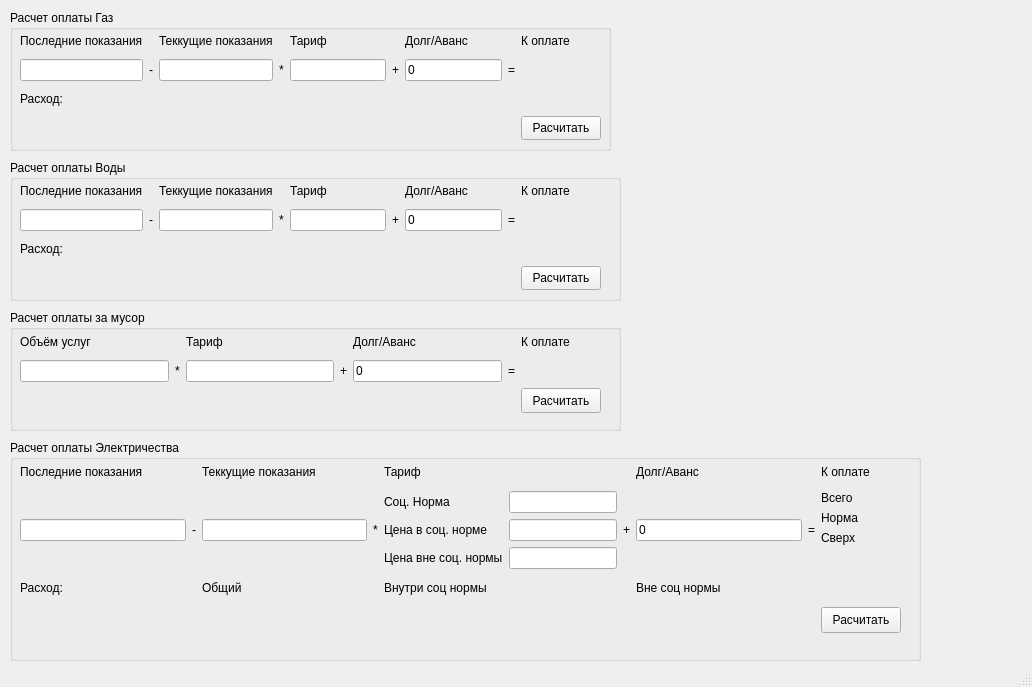
<?xml version="1.0" encoding="UTF-8"?>
<ui version="4.0">
 <class>MainWindow</class>
 <widget class="QMainWindow" name="MainWindow">
  <property name="geometry">
   <rect>
    <x>0</x>
    <y>0</y>
    <width>1032</width>
    <height>687</height>
   </rect>
  </property>
  <property name="sizePolicy">
   <sizepolicy hsizetype="Minimum" vsizetype="Minimum">
    <horstretch>0</horstretch>
    <verstretch>0</verstretch>
   </sizepolicy>
  </property>
  <property name="windowTitle">
   <string>Расчет коммуналки</string>
  </property>
  <widget class="QWidget" name="centralwidget">
   <widget class="QGroupBox" name="gas_groupBox">
    <property name="geometry">
     <rect>
      <x>10</x>
      <y>10</y>
      <width>601</width>
      <height>141</height>
     </rect>
    </property>
    <property name="sizePolicy">
     <sizepolicy hsizetype="Minimum" vsizetype="Minimum">
      <horstretch>0</horstretch>
      <verstretch>0</verstretch>
     </sizepolicy>
    </property>
    <property name="title">
     <string>Расчет оплаты Газ</string>
    </property>
    <property name="alignment">
     <set>Qt::AlignLeading|Qt::AlignLeft|Qt::AlignTop</set>
    </property>
    <property name="flat">
     <bool>false</bool>
    </property>
    <property name="checkable">
     <bool>false</bool>
    </property>
    <widget class="QWidget" name="gridLayoutWidget">
     <property name="geometry">
      <rect>
       <x>10</x>
       <y>19</y>
       <width>581</width>
       <height>111</height>
      </rect>
     </property>
     <property name="sizePolicy">
      <sizepolicy hsizetype="Minimum" vsizetype="Minimum">
       <horstretch>0</horstretch>
       <verstretch>0</verstretch>
      </sizepolicy>
     </property>
     <layout class="QGridLayout" name="gridLayout">
      <property name="sizeConstraint">
       <enum>QLayout::SetMinimumSize</enum>
      </property>
      <item row="0" column="6">
       <widget class="QLabel" name="label_9">
        <property name="sizePolicy">
         <sizepolicy hsizetype="Minimum" vsizetype="Minimum">
          <horstretch>0</horstretch>
          <verstretch>0</verstretch>
         </sizepolicy>
        </property>
        <property name="text">
         <string>Долг/Аванс</string>
        </property>
       </widget>
      </item>
      <item row="4" column="8">
       <widget class="QPushButton" name="gas_calc_Button">
        <property name="sizePolicy">
         <sizepolicy hsizetype="Minimum" vsizetype="Minimum">
          <horstretch>0</horstretch>
          <verstretch>0</verstretch>
         </sizepolicy>
        </property>
        <property name="text">
         <string>Расчитать</string>
        </property>
       </widget>
      </item>
      <item row="2" column="0">
       <widget class="QLabel" name="label_10">
        <property name="sizePolicy">
         <sizepolicy hsizetype="Minimum" vsizetype="Minimum">
          <horstretch>0</horstretch>
          <verstretch>0</verstretch>
         </sizepolicy>
        </property>
        <property name="text">
         <string>Расход:</string>
        </property>
       </widget>
      </item>
      <item row="1" column="5">
       <widget class="QLabel" name="label_5">
        <property name="sizePolicy">
         <sizepolicy hsizetype="Minimum" vsizetype="Minimum">
          <horstretch>0</horstretch>
          <verstretch>0</verstretch>
         </sizepolicy>
        </property>
        <property name="text">
         <string>+</string>
        </property>
       </widget>
      </item>
      <item row="0" column="8">
       <widget class="QLabel" name="label_12">
        <property name="sizePolicy">
         <sizepolicy hsizetype="Minimum" vsizetype="Minimum">
          <horstretch>0</horstretch>
          <verstretch>0</verstretch>
         </sizepolicy>
        </property>
        <property name="text">
         <string>К оплате</string>
        </property>
       </widget>
      </item>
      <item row="0" column="0">
       <widget class="QLabel" name="label_6">
        <property name="sizePolicy">
         <sizepolicy hsizetype="Minimum" vsizetype="Minimum">
          <horstretch>0</horstretch>
          <verstretch>0</verstretch>
         </sizepolicy>
        </property>
        <property name="text">
         <string>Последние показания</string>
        </property>
        <property name="wordWrap">
         <bool>true</bool>
        </property>
       </widget>
      </item>
      <item row="1" column="3">
       <widget class="QLabel" name="label_3">
        <property name="sizePolicy">
         <sizepolicy hsizetype="Minimum" vsizetype="Minimum">
          <horstretch>0</horstretch>
          <verstretch>0</verstretch>
         </sizepolicy>
        </property>
        <property name="text">
         <string>*</string>
        </property>
       </widget>
      </item>
      <item row="0" column="2">
       <widget class="QLabel" name="label_7">
        <property name="sizePolicy">
         <sizepolicy hsizetype="Minimum" vsizetype="Minimum">
          <horstretch>0</horstretch>
          <verstretch>0</verstretch>
         </sizepolicy>
        </property>
        <property name="text">
         <string>Теккущие показания</string>
        </property>
        <property name="wordWrap">
         <bool>true</bool>
        </property>
       </widget>
      </item>
      <item row="2" column="2">
       <widget class="QLabel" name="label_11">
        <property name="sizePolicy">
         <sizepolicy hsizetype="Minimum" vsizetype="Minimum">
          <horstretch>0</horstretch>
          <verstretch>0</verstretch>
         </sizepolicy>
        </property>
        <property name="text">
         <string/>
        </property>
       </widget>
      </item>
      <item row="1" column="1">
       <widget class="QLabel" name="label_2">
        <property name="sizePolicy">
         <sizepolicy hsizetype="Minimum" vsizetype="Minimum">
          <horstretch>0</horstretch>
          <verstretch>0</verstretch>
         </sizepolicy>
        </property>
        <property name="text">
         <string>-</string>
        </property>
       </widget>
      </item>
      <item row="1" column="8">
       <widget class="QLabel" name="label">
        <property name="sizePolicy">
         <sizepolicy hsizetype="Minimum" vsizetype="Minimum">
          <horstretch>0</horstretch>
          <verstretch>0</verstretch>
         </sizepolicy>
        </property>
        <property name="text">
         <string/>
        </property>
        <property name="wordWrap">
         <bool>true</bool>
        </property>
       </widget>
      </item>
      <item row="1" column="7">
       <widget class="QLabel" name="label_4">
        <property name="sizePolicy">
         <sizepolicy hsizetype="Minimum" vsizetype="Minimum">
          <horstretch>0</horstretch>
          <verstretch>0</verstretch>
         </sizepolicy>
        </property>
        <property name="text">
         <string>=</string>
        </property>
       </widget>
      </item>
      <item row="0" column="4">
       <widget class="QLabel" name="label_8">
        <property name="sizePolicy">
         <sizepolicy hsizetype="Minimum" vsizetype="Minimum">
          <horstretch>0</horstretch>
          <verstretch>0</verstretch>
         </sizepolicy>
        </property>
        <property name="text">
         <string>Тариф</string>
        </property>
       </widget>
      </item>
      <item row="1" column="0">
       <widget class="QLineEdit" name="lineEdit"/>
      </item>
      <item row="1" column="2">
       <widget class="QLineEdit" name="lineEdit_2"/>
      </item>
      <item row="1" column="4">
       <widget class="QLineEdit" name="lineEdit_3"/>
      </item>
      <item row="1" column="6">
       <widget class="QLineEdit" name="lineEdit_4">
        <property name="text">
         <string>0</string>
        </property>
       </widget>
      </item>
     </layout>
    </widget>
   </widget>
   <widget class="QGroupBox" name="electric_groupBox">
    <property name="geometry">
     <rect>
      <x>10</x>
      <y>440</y>
      <width>911</width>
      <height>221</height>
     </rect>
    </property>
    <property name="sizePolicy">
     <sizepolicy hsizetype="Minimum" vsizetype="Minimum">
      <horstretch>0</horstretch>
      <verstretch>0</verstretch>
     </sizepolicy>
    </property>
    <property name="title">
     <string>Расчет оплаты Электричества</string>
    </property>
    <property name="alignment">
     <set>Qt::AlignLeading|Qt::AlignLeft|Qt::AlignTop</set>
    </property>
    <property name="flat">
     <bool>false</bool>
    </property>
    <property name="checkable">
     <bool>false</bool>
    </property>
    <widget class="QWidget" name="gridLayoutWidget_3">
     <property name="geometry">
      <rect>
       <x>10</x>
       <y>19</y>
       <width>881</width>
       <height>174</height>
      </rect>
     </property>
     <property name="sizePolicy">
      <sizepolicy hsizetype="Minimum" vsizetype="Minimum">
       <horstretch>0</horstretch>
       <verstretch>0</verstretch>
      </sizepolicy>
     </property>
     <layout class="QGridLayout" name="gridLayout_2">
      <property name="sizeConstraint">
       <enum>QLayout::SetMinimumSize</enum>
      </property>
      <item row="4" column="2">
       <widget class="QLabel" name="label_24">
        <property name="sizePolicy">
         <sizepolicy hsizetype="Minimum" vsizetype="Minimum">
          <horstretch>0</horstretch>
          <verstretch>0</verstretch>
         </sizepolicy>
        </property>
        <property name="text">
         <string/>
        </property>
       </widget>
      </item>
      <item row="0" column="4">
       <widget class="QLabel" name="label_13">
        <property name="sizePolicy">
         <sizepolicy hsizetype="Minimum" vsizetype="Minimum">
          <horstretch>0</horstretch>
          <verstretch>0</verstretch>
         </sizepolicy>
        </property>
        <property name="text">
         <string>Тариф</string>
        </property>
       </widget>
      </item>
      <item row="2" column="6">
       <widget class="QLabel" name="label_50">
        <property name="sizePolicy">
         <sizepolicy hsizetype="Minimum" vsizetype="Minimum">
          <horstretch>0</horstretch>
          <verstretch>0</verstretch>
         </sizepolicy>
        </property>
        <property name="text">
         <string>Вне соц нормы</string>
        </property>
       </widget>
      </item>
      <item row="1" column="7">
       <widget class="QLabel" name="label_21">
        <property name="sizePolicy">
         <sizepolicy hsizetype="Minimum" vsizetype="Minimum">
          <horstretch>0</horstretch>
          <verstretch>0</verstretch>
         </sizepolicy>
        </property>
        <property name="text">
         <string>=</string>
        </property>
       </widget>
      </item>
      <item row="0" column="8">
       <widget class="QLabel" name="label_18">
        <property name="sizePolicy">
         <sizepolicy hsizetype="Minimum" vsizetype="Minimum">
          <horstretch>0</horstretch>
          <verstretch>0</verstretch>
         </sizepolicy>
        </property>
        <property name="text">
         <string>К оплате</string>
        </property>
       </widget>
      </item>
      <item row="1" column="3">
       <widget class="QLabel" name="label_19">
        <property name="sizePolicy">
         <sizepolicy hsizetype="Minimum" vsizetype="Minimum">
          <horstretch>0</horstretch>
          <verstretch>0</verstretch>
         </sizepolicy>
        </property>
        <property name="text">
         <string>*</string>
        </property>
       </widget>
      </item>
      <item row="0" column="2">
       <widget class="QLabel" name="label_23">
        <property name="sizePolicy">
         <sizepolicy hsizetype="Minimum" vsizetype="Minimum">
          <horstretch>0</horstretch>
          <verstretch>0</verstretch>
         </sizepolicy>
        </property>
        <property name="text">
         <string>Теккущие показания</string>
        </property>
        <property name="wordWrap">
         <bool>true</bool>
        </property>
       </widget>
      </item>
      <item row="0" column="6">
       <widget class="QLabel" name="label_22">
        <property name="sizePolicy">
         <sizepolicy hsizetype="Minimum" vsizetype="Minimum">
          <horstretch>0</horstretch>
          <verstretch>0</verstretch>
         </sizepolicy>
        </property>
        <property name="text">
         <string>Долг/Аванс</string>
        </property>
       </widget>
      </item>
      <item row="2" column="0">
       <widget class="QLabel" name="label_14">
        <property name="sizePolicy">
         <sizepolicy hsizetype="Minimum" vsizetype="Minimum">
          <horstretch>0</horstretch>
          <verstretch>0</verstretch>
         </sizepolicy>
        </property>
        <property name="text">
         <string>Расход:</string>
        </property>
       </widget>
      </item>
      <item row="1" column="4">
       <layout class="QGridLayout" name="gridLayout_7">
        <property name="sizeConstraint">
         <enum>QLayout::SetMinimumSize</enum>
        </property>
        <item row="0" column="0">
         <widget class="QLabel" name="label_40">
          <property name="sizePolicy">
           <sizepolicy hsizetype="Minimum" vsizetype="Minimum">
            <horstretch>0</horstretch>
            <verstretch>0</verstretch>
           </sizepolicy>
          </property>
          <property name="text">
           <string>Соц. Норма</string>
          </property>
         </widget>
        </item>
        <item row="1" column="0">
         <widget class="QLabel" name="label_44">
          <property name="sizePolicy">
           <sizepolicy hsizetype="Minimum" vsizetype="Minimum">
            <horstretch>0</horstretch>
            <verstretch>0</verstretch>
           </sizepolicy>
          </property>
          <property name="text">
           <string>Цена в соц. норме</string>
          </property>
         </widget>
        </item>
        <item row="2" column="0">
         <widget class="QLabel" name="label_45">
          <property name="sizePolicy">
           <sizepolicy hsizetype="Minimum" vsizetype="Minimum">
            <horstretch>0</horstretch>
            <verstretch>0</verstretch>
           </sizepolicy>
          </property>
          <property name="text">
           <string>Цена вне соц. нормы</string>
          </property>
         </widget>
        </item>
        <item row="0" column="1">
         <widget class="QLineEdit" name="lineEdit_14"/>
        </item>
        <item row="1" column="1">
         <widget class="QLineEdit" name="lineEdit_15"/>
        </item>
        <item row="2" column="1">
         <widget class="QLineEdit" name="lineEdit_16"/>
        </item>
       </layout>
      </item>
      <item row="4" column="8">
       <widget class="QPushButton" name="electric_calc_Button">
        <property name="sizePolicy">
         <sizepolicy hsizetype="Minimum" vsizetype="Minimum">
          <horstretch>0</horstretch>
          <verstretch>0</verstretch>
         </sizepolicy>
        </property>
        <property name="text">
         <string>Расчитать</string>
        </property>
       </widget>
      </item>
      <item row="4" column="6">
       <widget class="QLabel" name="label_52">
        <property name="sizePolicy">
         <sizepolicy hsizetype="Minimum" vsizetype="Minimum">
          <horstretch>0</horstretch>
          <verstretch>0</verstretch>
         </sizepolicy>
        </property>
        <property name="text">
         <string/>
        </property>
       </widget>
      </item>
      <item row="4" column="4">
       <widget class="QLabel" name="label_51">
        <property name="sizePolicy">
         <sizepolicy hsizetype="Minimum" vsizetype="Minimum">
          <horstretch>0</horstretch>
          <verstretch>0</verstretch>
         </sizepolicy>
        </property>
        <property name="text">
         <string/>
        </property>
       </widget>
      </item>
      <item row="2" column="4">
       <widget class="QLabel" name="label_49">
        <property name="sizePolicy">
         <sizepolicy hsizetype="Minimum" vsizetype="Minimum">
          <horstretch>0</horstretch>
          <verstretch>0</verstretch>
         </sizepolicy>
        </property>
        <property name="text">
         <string>Внутри соц нормы</string>
        </property>
       </widget>
      </item>
      <item row="0" column="0">
       <widget class="QLabel" name="label_20">
        <property name="sizePolicy">
         <sizepolicy hsizetype="Minimum" vsizetype="Minimum">
          <horstretch>0</horstretch>
          <verstretch>0</verstretch>
         </sizepolicy>
        </property>
        <property name="text">
         <string>Последние показания</string>
        </property>
        <property name="wordWrap">
         <bool>true</bool>
        </property>
       </widget>
      </item>
      <item row="2" column="2">
       <widget class="QLabel" name="label_39">
        <property name="sizePolicy">
         <sizepolicy hsizetype="Minimum" vsizetype="Minimum">
          <horstretch>0</horstretch>
          <verstretch>0</verstretch>
         </sizepolicy>
        </property>
        <property name="text">
         <string>Общий</string>
        </property>
       </widget>
      </item>
      <item row="1" column="1">
       <widget class="QLabel" name="label_15">
        <property name="sizePolicy">
         <sizepolicy hsizetype="Minimum" vsizetype="Minimum">
          <horstretch>0</horstretch>
          <verstretch>0</verstretch>
         </sizepolicy>
        </property>
        <property name="text">
         <string>-</string>
        </property>
       </widget>
      </item>
      <item row="1" column="5">
       <widget class="QLabel" name="label_16">
        <property name="sizePolicy">
         <sizepolicy hsizetype="Minimum" vsizetype="Minimum">
          <horstretch>0</horstretch>
          <verstretch>0</verstretch>
         </sizepolicy>
        </property>
        <property name="text">
         <string>+</string>
        </property>
       </widget>
      </item>
      <item row="1" column="0">
       <widget class="QLineEdit" name="lineEdit_12"/>
      </item>
      <item row="1" column="2">
       <widget class="QLineEdit" name="lineEdit_13"/>
      </item>
      <item row="1" column="6">
       <widget class="QLineEdit" name="lineEdit_17">
        <property name="text">
         <string>0</string>
        </property>
       </widget>
      </item>
      <item row="1" column="8">
       <layout class="QFormLayout" name="formLayout">
        <item row="0" column="0">
         <widget class="QLabel" name="label_53">
          <property name="text">
           <string>Всего</string>
          </property>
         </widget>
        </item>
        <item row="0" column="1">
         <widget class="QLabel" name="label_17">
          <property name="sizePolicy">
           <sizepolicy hsizetype="Minimum" vsizetype="Minimum">
            <horstretch>0</horstretch>
            <verstretch>0</verstretch>
           </sizepolicy>
          </property>
          <property name="text">
           <string/>
          </property>
          <property name="wordWrap">
           <bool>true</bool>
          </property>
         </widget>
        </item>
        <item row="1" column="0">
         <widget class="QLabel" name="label_54">
          <property name="text">
           <string>Норма</string>
          </property>
         </widget>
        </item>
        <item row="1" column="1">
         <widget class="QLabel" name="label_55">
          <property name="text">
           <string/>
          </property>
         </widget>
        </item>
        <item row="2" column="0">
         <widget class="QLabel" name="label_56">
          <property name="text">
           <string>Сверх</string>
          </property>
         </widget>
        </item>
        <item row="2" column="1">
         <widget class="QLabel" name="label_57">
          <property name="text">
           <string/>
          </property>
         </widget>
        </item>
       </layout>
      </item>
     </layout>
    </widget>
   </widget>
   <widget class="QGroupBox" name="trash_groupBox">
    <property name="geometry">
     <rect>
      <x>10</x>
      <y>310</y>
      <width>611</width>
      <height>121</height>
     </rect>
    </property>
    <property name="sizePolicy">
     <sizepolicy hsizetype="Minimum" vsizetype="Minimum">
      <horstretch>0</horstretch>
      <verstretch>0</verstretch>
     </sizepolicy>
    </property>
    <property name="title">
     <string>Расчет оплаты за мусор</string>
    </property>
    <property name="alignment">
     <set>Qt::AlignLeading|Qt::AlignLeft|Qt::AlignTop</set>
    </property>
    <property name="flat">
     <bool>false</bool>
    </property>
    <property name="checkable">
     <bool>false</bool>
    </property>
    <widget class="QWidget" name="gridLayoutWidget_4">
     <property name="geometry">
      <rect>
       <x>10</x>
       <y>19</y>
       <width>581</width>
       <height>84</height>
      </rect>
     </property>
     <property name="sizePolicy">
      <sizepolicy hsizetype="Minimum" vsizetype="Minimum">
       <horstretch>0</horstretch>
       <verstretch>0</verstretch>
      </sizepolicy>
     </property>
     <layout class="QGridLayout" name="gridLayout_5">
      <property name="sizeConstraint">
       <enum>QLayout::SetMinimumSize</enum>
      </property>
      <item row="1" column="1">
       <widget class="QLabel" name="label_43">
        <property name="sizePolicy">
         <sizepolicy hsizetype="Minimum" vsizetype="Minimum">
          <horstretch>0</horstretch>
          <verstretch>0</verstretch>
         </sizepolicy>
        </property>
        <property name="text">
         <string>*</string>
        </property>
       </widget>
      </item>
      <item row="0" column="4">
       <widget class="QLabel" name="label_42">
        <property name="sizePolicy">
         <sizepolicy hsizetype="Minimum" vsizetype="Minimum">
          <horstretch>0</horstretch>
          <verstretch>0</verstretch>
         </sizepolicy>
        </property>
        <property name="text">
         <string>Долг/Аванс</string>
        </property>
       </widget>
      </item>
      <item row="1" column="6">
       <widget class="QLabel" name="label_46">
        <property name="sizePolicy">
         <sizepolicy hsizetype="Minimum" vsizetype="Minimum">
          <horstretch>0</horstretch>
          <verstretch>0</verstretch>
         </sizepolicy>
        </property>
        <property name="text">
         <string/>
        </property>
        <property name="wordWrap">
         <bool>true</bool>
        </property>
       </widget>
      </item>
      <item row="2" column="6">
       <widget class="QPushButton" name="trach_calc_Button">
        <property name="sizePolicy">
         <sizepolicy hsizetype="Minimum" vsizetype="Minimum">
          <horstretch>0</horstretch>
          <verstretch>0</verstretch>
         </sizepolicy>
        </property>
        <property name="text">
         <string>Расчитать</string>
        </property>
       </widget>
      </item>
      <item row="0" column="0">
       <widget class="QLabel" name="label_47">
        <property name="sizePolicy">
         <sizepolicy hsizetype="Minimum" vsizetype="Minimum">
          <horstretch>0</horstretch>
          <verstretch>0</verstretch>
         </sizepolicy>
        </property>
        <property name="text">
         <string>Объём услуг</string>
        </property>
        <property name="wordWrap">
         <bool>true</bool>
        </property>
       </widget>
      </item>
      <item row="0" column="2">
       <widget class="QLabel" name="label_38">
        <property name="sizePolicy">
         <sizepolicy hsizetype="Minimum" vsizetype="Minimum">
          <horstretch>0</horstretch>
          <verstretch>0</verstretch>
         </sizepolicy>
        </property>
        <property name="text">
         <string>Тариф</string>
        </property>
       </widget>
      </item>
      <item row="0" column="6">
       <widget class="QLabel" name="label_48">
        <property name="sizePolicy">
         <sizepolicy hsizetype="Minimum" vsizetype="Minimum">
          <horstretch>0</horstretch>
          <verstretch>0</verstretch>
         </sizepolicy>
        </property>
        <property name="text">
         <string>К оплате</string>
        </property>
       </widget>
      </item>
      <item row="1" column="3">
       <widget class="QLabel" name="label_41">
        <property name="sizePolicy">
         <sizepolicy hsizetype="Minimum" vsizetype="Minimum">
          <horstretch>0</horstretch>
          <verstretch>0</verstretch>
         </sizepolicy>
        </property>
        <property name="text">
         <string>+</string>
        </property>
       </widget>
      </item>
      <item row="1" column="5">
       <widget class="QLabel" name="label_37">
        <property name="sizePolicy">
         <sizepolicy hsizetype="Minimum" vsizetype="Minimum">
          <horstretch>0</horstretch>
          <verstretch>0</verstretch>
         </sizepolicy>
        </property>
        <property name="text">
         <string>=</string>
        </property>
       </widget>
      </item>
      <item row="1" column="0">
       <widget class="QLineEdit" name="lineEdit_9"/>
      </item>
      <item row="1" column="2">
       <widget class="QLineEdit" name="lineEdit_10"/>
      </item>
      <item row="1" column="4">
       <widget class="QLineEdit" name="lineEdit_11">
        <property name="text">
         <string>0</string>
        </property>
       </widget>
      </item>
     </layout>
    </widget>
   </widget>
   <widget class="QGroupBox" name="water_groupBox">
    <property name="geometry">
     <rect>
      <x>10</x>
      <y>160</y>
      <width>611</width>
      <height>141</height>
     </rect>
    </property>
    <property name="sizePolicy">
     <sizepolicy hsizetype="Minimum" vsizetype="Minimum">
      <horstretch>0</horstretch>
      <verstretch>0</verstretch>
     </sizepolicy>
    </property>
    <property name="title">
     <string>Расчет оплаты Воды</string>
    </property>
    <property name="alignment">
     <set>Qt::AlignLeading|Qt::AlignLeft|Qt::AlignTop</set>
    </property>
    <property name="flat">
     <bool>false</bool>
    </property>
    <property name="checkable">
     <bool>false</bool>
    </property>
    <widget class="QWidget" name="gridLayoutWidget_2">
     <property name="geometry">
      <rect>
       <x>10</x>
       <y>19</y>
       <width>581</width>
       <height>111</height>
      </rect>
     </property>
     <property name="sizePolicy">
      <sizepolicy hsizetype="Minimum" vsizetype="Minimum">
       <horstretch>0</horstretch>
       <verstretch>0</verstretch>
      </sizepolicy>
     </property>
     <layout class="QGridLayout" name="gridLayout_3">
      <property name="sizeConstraint">
       <enum>QLayout::SetMinimumSize</enum>
      </property>
      <item row="1" column="3">
       <widget class="QLabel" name="label_31">
        <property name="sizePolicy">
         <sizepolicy hsizetype="Minimum" vsizetype="Minimum">
          <horstretch>0</horstretch>
          <verstretch>0</verstretch>
         </sizepolicy>
        </property>
        <property name="text">
         <string>*</string>
        </property>
       </widget>
      </item>
      <item row="0" column="0">
       <widget class="QLabel" name="label_33">
        <property name="sizePolicy">
         <sizepolicy hsizetype="Minimum" vsizetype="Minimum">
          <horstretch>0</horstretch>
          <verstretch>0</verstretch>
         </sizepolicy>
        </property>
        <property name="text">
         <string>Последние показания</string>
        </property>
        <property name="wordWrap">
         <bool>true</bool>
        </property>
       </widget>
      </item>
      <item row="0" column="6">
       <widget class="QLabel" name="label_30">
        <property name="sizePolicy">
         <sizepolicy hsizetype="Minimum" vsizetype="Minimum">
          <horstretch>0</horstretch>
          <verstretch>0</verstretch>
         </sizepolicy>
        </property>
        <property name="text">
         <string>Долг/Аванс</string>
        </property>
       </widget>
      </item>
      <item row="1" column="8">
       <widget class="QLabel" name="label_34">
        <property name="sizePolicy">
         <sizepolicy hsizetype="Minimum" vsizetype="Minimum">
          <horstretch>0</horstretch>
          <verstretch>0</verstretch>
         </sizepolicy>
        </property>
        <property name="text">
         <string/>
        </property>
        <property name="wordWrap">
         <bool>true</bool>
        </property>
       </widget>
      </item>
      <item row="1" column="7">
       <widget class="QLabel" name="label_25">
        <property name="sizePolicy">
         <sizepolicy hsizetype="Minimum" vsizetype="Minimum">
          <horstretch>0</horstretch>
          <verstretch>0</verstretch>
         </sizepolicy>
        </property>
        <property name="text">
         <string>=</string>
        </property>
       </widget>
      </item>
      <item row="4" column="8">
       <widget class="QPushButton" name="water_calc_Button">
        <property name="sizePolicy">
         <sizepolicy hsizetype="Minimum" vsizetype="Minimum">
          <horstretch>0</horstretch>
          <verstretch>0</verstretch>
         </sizepolicy>
        </property>
        <property name="text">
         <string>Расчитать</string>
        </property>
       </widget>
      </item>
      <item row="2" column="0">
       <widget class="QLabel" name="label_27">
        <property name="sizePolicy">
         <sizepolicy hsizetype="Minimum" vsizetype="Minimum">
          <horstretch>0</horstretch>
          <verstretch>0</verstretch>
         </sizepolicy>
        </property>
        <property name="text">
         <string>Расход:</string>
        </property>
       </widget>
      </item>
      <item row="1" column="5">
       <widget class="QLabel" name="label_29">
        <property name="sizePolicy">
         <sizepolicy hsizetype="Minimum" vsizetype="Minimum">
          <horstretch>0</horstretch>
          <verstretch>0</verstretch>
         </sizepolicy>
        </property>
        <property name="text">
         <string>+</string>
        </property>
       </widget>
      </item>
      <item row="0" column="2">
       <widget class="QLabel" name="label_35">
        <property name="sizePolicy">
         <sizepolicy hsizetype="Minimum" vsizetype="Minimum">
          <horstretch>0</horstretch>
          <verstretch>0</verstretch>
         </sizepolicy>
        </property>
        <property name="text">
         <string>Теккущие показания</string>
        </property>
        <property name="wordWrap">
         <bool>true</bool>
        </property>
       </widget>
      </item>
      <item row="0" column="8">
       <widget class="QLabel" name="label_36">
        <property name="sizePolicy">
         <sizepolicy hsizetype="Minimum" vsizetype="Minimum">
          <horstretch>0</horstretch>
          <verstretch>0</verstretch>
         </sizepolicy>
        </property>
        <property name="text">
         <string>К оплате</string>
        </property>
       </widget>
      </item>
      <item row="1" column="1">
       <widget class="QLabel" name="label_32">
        <property name="sizePolicy">
         <sizepolicy hsizetype="Minimum" vsizetype="Minimum">
          <horstretch>0</horstretch>
          <verstretch>0</verstretch>
         </sizepolicy>
        </property>
        <property name="text">
         <string>-</string>
        </property>
       </widget>
      </item>
      <item row="0" column="4">
       <widget class="QLabel" name="label_26">
        <property name="sizePolicy">
         <sizepolicy hsizetype="Minimum" vsizetype="Minimum">
          <horstretch>0</horstretch>
          <verstretch>0</verstretch>
         </sizepolicy>
        </property>
        <property name="text">
         <string>Тариф</string>
        </property>
       </widget>
      </item>
      <item row="2" column="2">
       <widget class="QLabel" name="label_28">
        <property name="sizePolicy">
         <sizepolicy hsizetype="Minimum" vsizetype="Minimum">
          <horstretch>0</horstretch>
          <verstretch>0</verstretch>
         </sizepolicy>
        </property>
        <property name="text">
         <string/>
        </property>
       </widget>
      </item>
      <item row="1" column="0">
       <widget class="QLineEdit" name="lineEdit_5"/>
      </item>
      <item row="1" column="2">
       <widget class="QLineEdit" name="lineEdit_6"/>
      </item>
      <item row="1" column="4">
       <widget class="QLineEdit" name="lineEdit_7"/>
      </item>
      <item row="1" column="6">
       <widget class="QLineEdit" name="lineEdit_8">
        <property name="text">
         <string>0</string>
        </property>
       </widget>
      </item>
     </layout>
    </widget>
   </widget>
  </widget>
  <widget class="QMenuBar" name="menubar">
   <property name="geometry">
    <rect>
     <x>0</x>
     <y>0</y>
     <width>1032</width>
     <height>23</height>
    </rect>
   </property>
  </widget>
  <widget class="QStatusBar" name="statusbar"/>
 </widget>
 <resources/>
 <connections/>
</ui>
